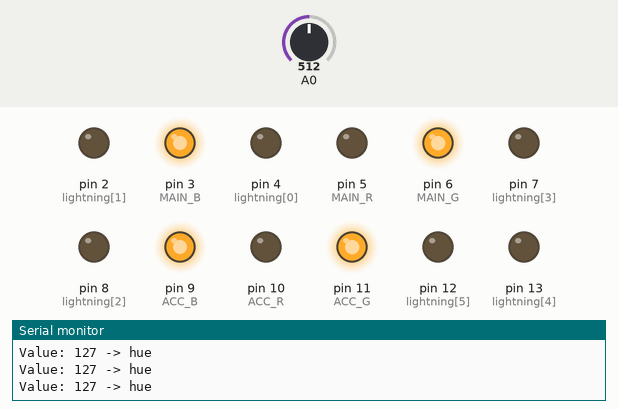
Bench run of a sketch on a simulated Arduino Uno, built with avr-gcc and run on an emulated ATmega328P. Parts: output pins drawn as LEDs (lit = HIGH), the last lines printed to the serial monitor. The test bench sets the inputs (shaded band); at power-on: A0 = 512. Random numbers use the default seed unless the sketch sets one.

Above: at 1.2 s.
1.3 s: A0 set to 350
At 1.7 s:
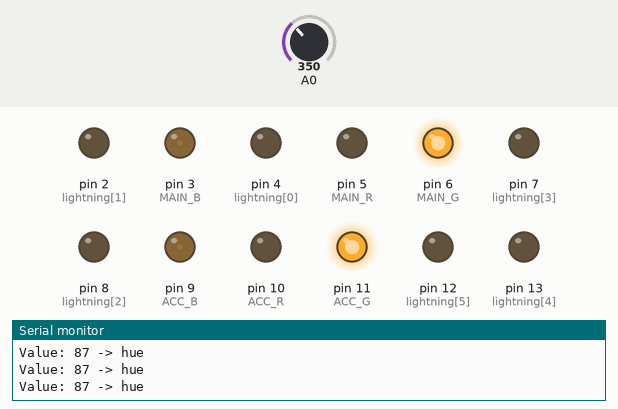
2.8 s: A0 set to 306
At 3.5 s:
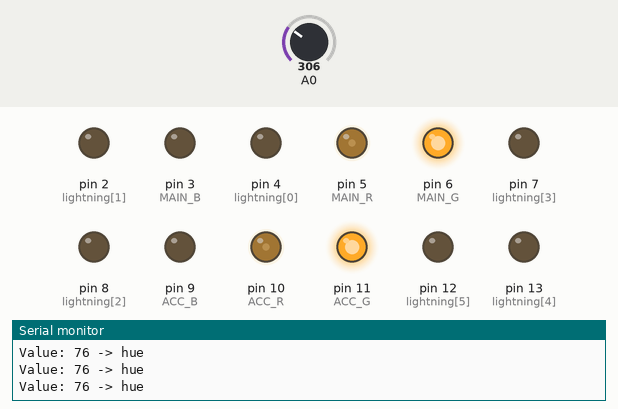
4.3 s: A0 set to 395
At 5.3 s:
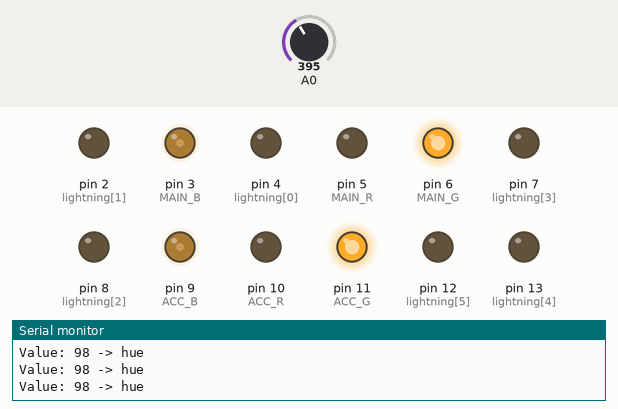
5.8 s: A0 set to 410
At 7.0 s:
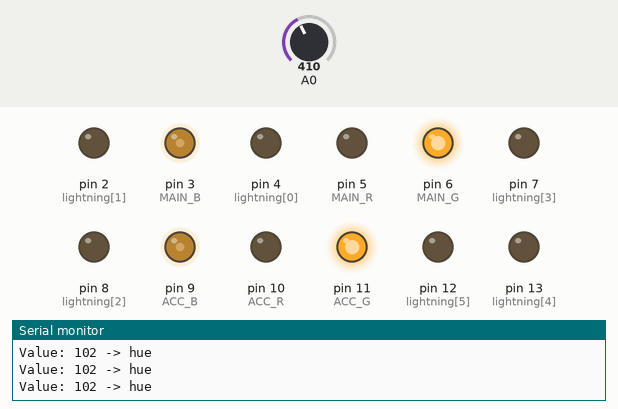
7.3 s: A0 set to 245
At 7.7 s:
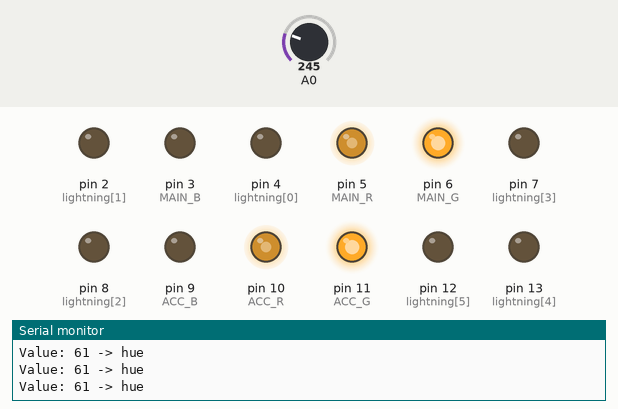
8.8 s: A0 set to 265
At 9.3 s:
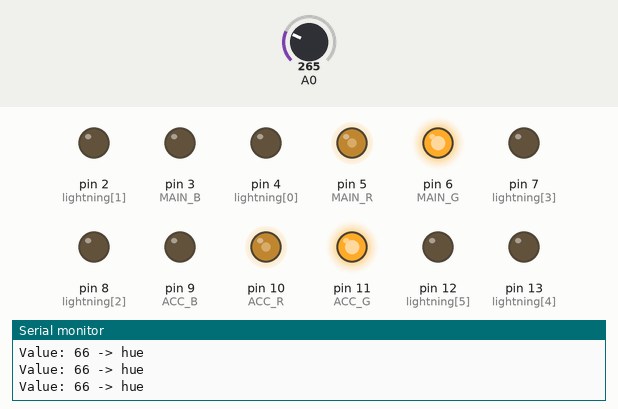
Timing chart, 0 to 11.3 s (numbered marks = the images above; inputs shaded):
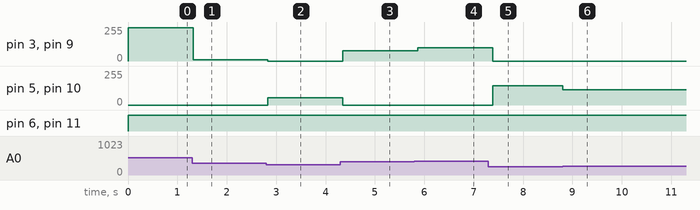

Measured:
- after the input at 1.3 s, pin 3 (MAIN_B), pin 9 (ACC_B): 250/255 → 11/255 at once
- after the input at 2.8 s, pin 3 (MAIN_B), pin 9 (ACC_B): 11/255 → 0/255 at once; pin 5 (MAIN_R), pin 10 (ACC_R): 0/255 → 55/255 at once
- after the input at 4.3 s, pin 3 (MAIN_B), pin 9 (ACC_B): 0/255 → 76/255 after 0.05 s; pin 5 (MAIN_R), pin 10 (ACC_R): 55/255 → 0/255 after 0.05 s
- after the input at 5.8 s, pin 3 (MAIN_B), pin 9 (ACC_B): 76/255 → 100/255 after 0.07 s
- after the input at 7.3 s, pin 3 (MAIN_B), pin 9 (ACC_B): 100/255 → 0/255 after 0.09 s; pin 5 (MAIN_R), pin 10 (ACC_R): 0/255 → 145/255 after 0.09 s
- after the input at 8.8 s, pin 5 (MAIN_R), pin 10 (ACC_R): 145/255 → 115/255 at once

The sketch:

Main_Cloud_Toilet.ino
```cpp
#include <math.h>
#include <stdint.h>

#define HSV_CHANNEL_MAX          255
#define HSV_CHANNEL_MIN          0
#define MAX(a,b) \
   ({ __typeof__ (a) _a = (a); \
    __typeof__ (b) _b = (b); \
    _a > _b ? _a : _b; })

#define MIN(a,b) \
   ({ __typeof__ (a) _a = (a); \
    __typeof__ (b) _b = (b); \
    _a > _b ? _b : _a; })

// Pins
#define MAIN_R 5
#define MAIN_G 6
#define MAIN_B 3
#define ACC_R 10
#define ACC_G 11
#define ACC_B 9

// Parameters
#define MAIN 0
#define ACC 1

struct color_RGB {
   uint8_t     b;
   uint8_t     g;
   uint8_t     r;
};

struct color_HSV {
   uint8_t     h;
   uint8_t     s;
   uint8_t     v;
};

color_HSV current_main = {0, 0, 0};
color_HSV current_accent = {0, 0, 0};
int lightning[6] = {4, 2, 8, 7, 13, 12};

// Colors
color_HSV white = {0, 0, 100};
color_HSV silver = {0, 0, 75};
color_HSV gray = {0, 0, 50};
color_HSV black = {0, 0, 0};
color_HSV red = {0, 100, 100};
color_HSV maroon = {0, 100, 50};
color_HSV yellow = {43, 100, 100};
color_HSV olive = {43, 100, 50};
color_HSV lime = {86, 100, 100};
color_HSV green = {86, 100, 50};
color_HSV aqua = {128, 100, 100};
color_HSV teal = {128, 100, 50};
color_HSV blue = {171, 100, 100};
color_HSV navy = {171, 100, 50};
color_HSV fuchsia = {213, 100, 100};
color_HSV purple = {213, 100, 50};

int oldVal;

void setup() {
  Serial.begin(9600);

  // Setup pins
  pinMode(MAIN_R, OUTPUT);
  pinMode(MAIN_G, OUTPUT);
  pinMode(MAIN_B, OUTPUT);
  pinMode(ACC_R, OUTPUT);
  pinMode(ACC_G, OUTPUT);
  pinMode(ACC_B, OUTPUT);
  pinMode(lightning[0], OUTPUT);
  pinMode(lightning[1], OUTPUT);
  pinMode(lightning[2], OUTPUT);
  pinMode(lightning[3], OUTPUT);
  pinMode(lightning[4], OUTPUT);
  pinMode(lightning[5], OUTPUT);
  oldVal = analogRead(0);
}

void color_HSV2RGB(struct color_HSV const *hsv, struct color_RGB *rgb) {
   int i;
   float f,p,q,t;
   float h, s, v;

   //expand the u8 hue in range 0->255 to 0->359* (there are problems at exactly 360)
   h = 359.0 * ((float)hsv->h / 255.0);

   h = MAX(0.0, MIN(360.0, h));
   s = MAX(0.0, MIN(100.0, hsv->s));
   v = MAX(0.0, MIN(100.0, hsv->v));

   s /= 100;
   v /= 100;

   if(s == 0) {
      // Achromatic (grey)
      rgb->r = rgb->g = rgb->b = round(v*255);
      return;
   }

   h /= 60; // sector 0 to 5
   i = floor(h);
   f = h - i; // factorial part of h
   p = v * (1 - s);
   q = v * (1 - s * f);
   t = v * (1 - s * (1 - f));
   switch(i) {
      case 0:
         rgb->r = round(255*v);
         rgb->g = round(255*t);
         rgb->b = round(255*p);
         break;
      case 1:
         rgb->r = round(255*q);
         rgb->g = round(255*v);
         rgb->b = round(255*p);
         break;
      case 2:
         rgb->r = round(255*p);
         rgb->g = round(255*v);
         rgb->b = round(255*t);
         break;
      case 3:
         rgb->r = round(255*p);
         rgb->g = round(255*q);
         rgb->b = round(255*v);
         break;
      case 4:
         rgb->r = round(255*t);
         rgb->g = round(255*p);
         rgb->b = round(255*v);
         break;
      default: // case 5:
         rgb->r = round(255*v);
         rgb->g = round(255*p);
         rgb->b = round(255*q);
   }
}

void set_main(color_HSV color){
  color_RGB target;
  color_HSV2RGB(&color, &target);
  analogWrite(MAIN_R, target.r);
  analogWrite(MAIN_G, target.g);
  analogWrite(MAIN_B, target.b);
  current_main = color;
}

void set_accent(color_HSV color){
  color_RGB target;
  color_HSV2RGB(&color, &target);
  analogWrite(ACC_R, target.r);
  analogWrite(ACC_G, target.g);
  analogWrite(ACC_B, target.b);
  current_accent = color;
}

void fade(int total_time, color_HSV *current_color, color_HSV *target_color, void (*set_func)(color_HSV)) {
  int change_hue = ((int) current_color->h) - ((int) target_color->h);
  int change_saturation = ((int) current_color->s) - ((int) target_color->s);
  int change_value = ((int) current_color->v) - ((int) target_color->v);

  int frequency_hue = total_time / abs(change_hue);
  int frequency_saturation = total_time / abs(change_saturation);
  int frequency_value = total_time / abs(change_value);

  unsigned long last_hue_change = millis();
  unsigned long last_saturation_change = millis();
  unsigned long last_value_change = millis();

  unsigned long StartTime = millis();
  unsigned long CurrentTime = millis();
  unsigned long TargetFinishTime = StartTime + (unsigned long) total_time;

  do
  {
    CurrentTime = millis();

    if (last_hue_change - CurrentTime >= frequency_hue) {
      current_color->h += change_hue > 0 ? 1 : -1;
    }

    if (last_saturation_change - CurrentTime >= frequency_saturation) {
      current_color->s += change_saturation > 0 ? 1 : -1;
    }

    if (last_value_change - CurrentTime >= frequency_value) {
      current_color->v += change_value > 0 ? 1 : -1;
    }

    Serial.print("Change color to : (");
    Serial.print(current_color->h);
    Serial.print(",");
    Serial.print(current_color->s);
    Serial.print(",");
    Serial.print(current_color->v);
    Serial.print(")");
    Serial.print("\n");

    set_func(*current_color);
  } while (CurrentTime < TargetFinishTime);

  unsigned long actual_time = millis() - StartTime;
  Serial.print("Fade completed in ");
  Serial.print(actual_time);
  Serial.print(" expected ");
  Serial.print(total_time);
  Serial.print("\n");

  Serial.print("Final color is: (");
  Serial.print(current_color->h);
  Serial.print(",");
  Serial.print(current_color->s);
  Serial.print(",");
  Serial.print(current_color->v);
  Serial.print(")");
  Serial.print(" expected (");
  Serial.print(target_color->h);
  Serial.print(",");
  Serial.print(target_color->s);
  Serial.print(",");
  Serial.print(target_color->v);
  Serial.print(")");
  Serial.print("\n");
}

void fade_main(int total_time, color_HSV target_color) {
  fade(total_time, &current_main, &target_color, set_main);
}

void fade_accent(int total_time, color_HSV target_color) {
  fade(total_time, &current_accent, &target_color, set_accent);
}

void normal_lightning_wave(int min_delay, int small_change, bool backward = false){
  if (backward) {
    digitalWrite(lightning[0], HIGH);
    for (int i = 1; i < 6; ++i) {
      delay(min_delay + random(small_change));
      digitalWrite(lightning[i], HIGH);
      digitalWrite(lightning[i-1], LOW);
    }
    delay(min_delay + random(small_change));
    digitalWrite(lightning[5], LOW);
  } else {
    digitalWrite(lightning[5], HIGH);
    for (int i = 5; i >= 0; --i) {
      delay(min_delay + random(small_change));
      digitalWrite(lightning[i], HIGH);
      digitalWrite(lightning[i+1], LOW);
    }
    delay(min_delay + random(small_change));
    digitalWrite(lightning[0], LOW);
  }
}

void inward_lightning_wave(int min_delay, int small_change) {
  digitalWrite(lightning[0], HIGH);
  delay(min_delay + random(small_change));
  digitalWrite(lightning[1], HIGH);
  digitalWrite(lightning[0], LOW);
  delay(min_delay + random(small_change));
  digitalWrite(lightning[2], HIGH);
  digitalWrite(lightning[1], LOW);
  delay(min_delay + random(small_change));
  digitalWrite(lightning[3], HIGH);
  digitalWrite(lightning[2], LOW);
  delay(min_delay + random(small_change));
  digitalWrite(lightning[4], HIGH);
  digitalWrite(lightning[3], LOW);
  delay(min_delay + random(small_change));
  digitalWrite(lightning[5], HIGH);
  digitalWrite(lightning[4], LOW);
  delay(min_delay + random(small_change));
  digitalWrite(lightning[5], LOW);
}

void show_config(int val, char* msg) {
  Serial.print("Value: ");
  Serial.print(val);
  Serial.print(" -> ");
  Serial.println(msg);
}

void strobo() {
  analogWrite(MAIN_R, 0);
  analogWrite(MAIN_G, 0);
  analogWrite(MAIN_B, 0);
  analogWrite(ACC_R, 0);
  analogWrite(ACC_G, 0);
  analogWrite(ACC_B, 0);
  int red = 0;
  for (float j = 512; j > 16; j /= 1.1) {
    for (int i = 0; i < 6; ++i) {
      digitalWrite(lightning[i], HIGH);
      delay(j);
      digitalWrite(lightning[i], LOW);
    }
  }
  analogWrite(MAIN_R, 255);
  analogWrite(MAIN_G, 255);
  analogWrite(MAIN_B, 255);
  analogWrite(ACC_R, 255);
  analogWrite(ACC_G, 0);
  analogWrite(ACC_B, 0);
  delay(200);
  analogWrite(MAIN_R, 0);
  analogWrite(MAIN_G, 0);
  analogWrite(MAIN_B, 0);
  analogWrite(ACC_R, 0);
  analogWrite(ACC_G, 0);
  analogWrite(ACC_B, 0);
  delay(1000);
  analogWrite(MAIN_R, 0);
  analogWrite(MAIN_G, 255);
  analogWrite(MAIN_B, 0);
  analogWrite(ACC_R, 255);
  analogWrite(ACC_G, 0);
  analogWrite(ACC_B, 255);
  delay(200);
  analogWrite(MAIN_R, 0);
  analogWrite(MAIN_G, 0);
  analogWrite(MAIN_B, 0);
  analogWrite(ACC_R, 0);
  analogWrite(ACC_G, 0);
  analogWrite(ACC_B, 0);
  delay(8000);
}

void gewitter() {
  // TODO
}

void romance() {
  // TODO
}

void rainbow() {
  // TODO
}

void xmas() {
  // TODO
}

void nervig() {
  // TODO
}

void chillig() {
  color_HSV color_1 = {floor((197 / 360) * 255), 50, 81};
  color_HSV color_2 = {floor((197 / 360) * 255), 37, 91};
  color_HSV color_3 = {floor((197 / 360) * 255), 20, 94};
  color_HSV color_4 = {floor((186 / 360) * 255), 8, 94};

  set_main(color_1);
  set_accent(color_1);
  delay(5000);
  fade_accent(2000, color_2);
  delay(5000);
  fade_main(2000, color_2);
  delay(5000);
  fade_accent(2000, color_3);
  delay(5000);
  fade_main(2000, color_3);
  delay(5000);
  fade_accent(2000, color_4);
  delay(5000);
  fade_main(2000, color_4);
  delay(5000);
  fade_accent(2000, color_1);
  delay(5000);
  fade_main(2000, color_1);
  delay(5000);
}

void loop() {
  int val = analogRead(0);    // read the value from the sensor
  uint8_t target_hue = map(val, 0, 1023, 0, 255);
  show_config(target_hue, "hue");
  color_HSV target_color = {target_hue, 100, 100};
  set_main(target_color);
  set_accent(target_color);
  delay(100);
  return;

  if (val > 900) {
    strobo();
  } else {
    set_main(white);
    set_accent(white);
    delay(500);
    set_main(silver);
    delay(500);
    set_main(gray);
    delay(500);
    set_main(black);
    delay(500);
    set_main(red);
    delay(500);
    set_main(maroon);
    delay(500);
    set_main(yellow);
    delay(500);
    set_main(olive);
    delay(500);
    set_main(lime);
    delay(500);
    set_main(green);
    delay(500);
    set_main(aqua);
    delay(500);
    set_main(blue);
    delay(500);
    set_main(navy);
    delay(500);
    set_main(fuchsia);
    delay(500);
    set_main(purple);
    delay(500);
    set_main(white);
    set_accent(white);
    delay(500);
    set_accent(silver);
    delay(500);
    set_accent(gray);
    delay(500);
    set_accent(black);
    delay(500);
    set_accent(red);
    delay(500);
    set_accent(maroon);
    delay(500);
    set_accent(yellow);
    delay(500);
    set_accent(olive);
    delay(500);
    set_accent(lime);
    delay(500);
    set_accent(green);
    delay(500);
    set_accent(aqua);
    delay(500);
    set_accent(blue);
    delay(500);
    set_accent(navy);
    delay(500);
    set_accent(fuchsia);
    delay(500);
    set_accent(purple);
  }
//  set_main(main_color);
//  set_accent(accent_color);
//  Serial.println(val);
//  if ((oldVal > val && (oldVal - val) >= 30) || (val > oldVal && (val - oldVal) >= 30)) {
//    oldVal = val;
//    int main_color[3] = {255, 0, 0};
//    int accent_color[3] = {255, 0, 0};
//    set_main(main_color);
//    set_accent(accent_color);
//    Serial.print("Main: ");
//    Serial.print("R: ");
//    Serial.print(main_color[0]);
//    Serial.print(" G: ");
//    Serial.print(main_color[1]);
//    Serial.print(" B: ");
//    Serial.println(main_color[2]);
//    Serial.print("Accent: ");
//    Serial.print("R: ");
//    Serial.print(accent_color[0]);
//    Serial.print(" G: ");
//    Serial.print(accent_color[1]);
//    Serial.print(" B: ");
//    Serial.println(accent_color[2]);
//  }

//  if (val >= 0 && val < 256) {
//    show_config(val, "Forward lightning");
//    normal_lightning_wave(val, 50);
//  } else if (val >= 256 && val < 512) {
//    show_config(val, "Backward lightning");
//    normal_lightning_wave(val - 256, 50, true);
//  } else if (val >= 512 && val < 768) {
//    show_config(val, "Inward lightning");
//    inward_lightning_wave(val - 512, 50);
//  } else if (val >= 786 && val < 1024) {
//    show_config(val, "Base colors");
//    if (val < 850) {
//      set_main(white);
//      set_accent(light_violet);
//    } else if (val >= 850 && val < 950) {
//      set_main(blue_gray);
//      set_accent(lighter_blue);
//    } else if (val >= 950 && val < 1000) {
//      set_main(brown_orange);
//      set_accent(red);
//    } else {
//      set_main(green);
//      set_accent(blue);
//    }
//  }
}
```
